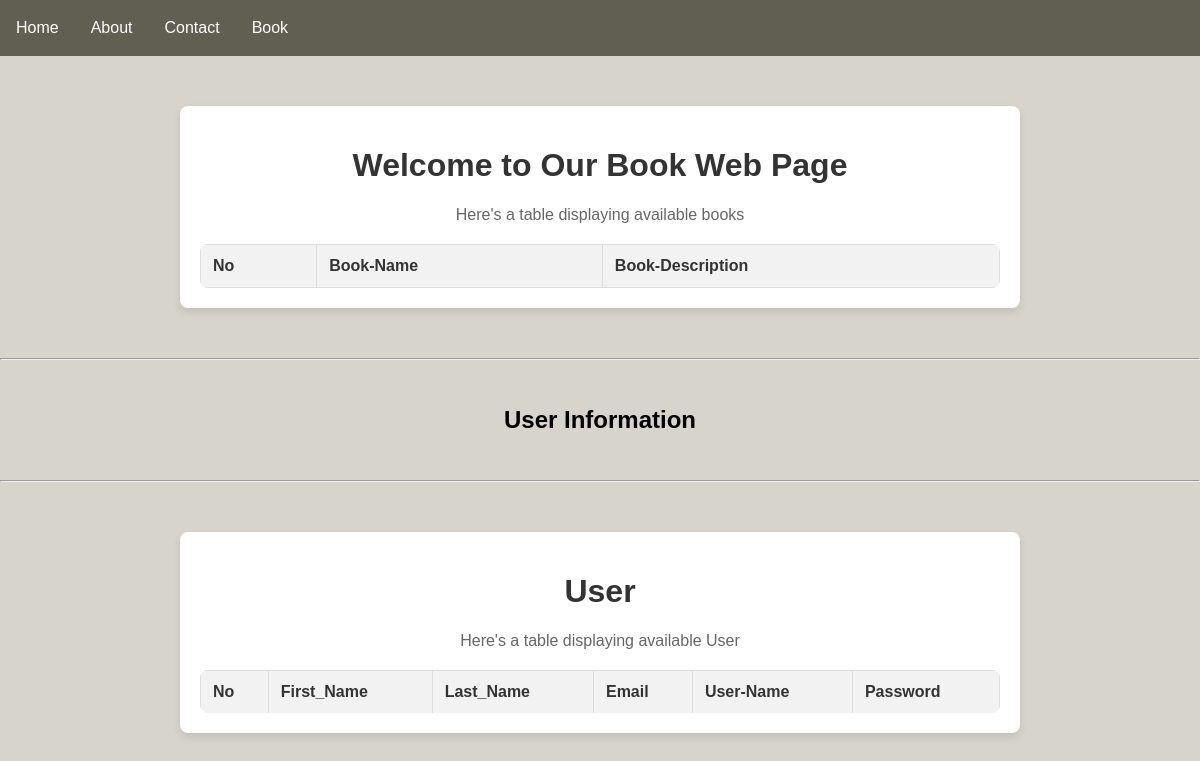
The app's page /, older data.
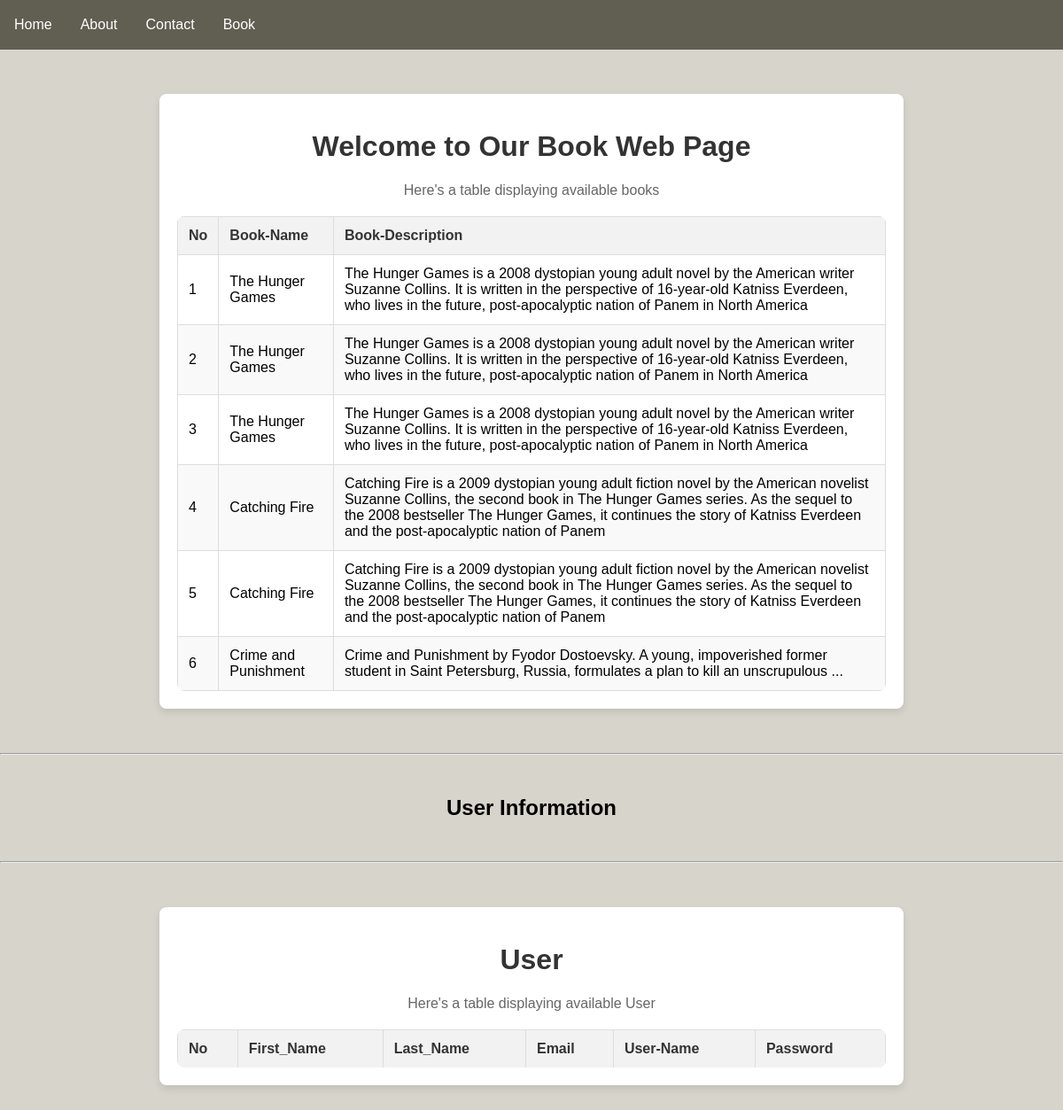
The same page, newer data.
### book/models.py (models this page shows)
class Book(models.Model):
    user = models.ForeignKey(User , on_delete=models.SET_NULL , null=True , blank= True)
    book_title = models.CharField(max_length=200)
    book_description = models.TextField()
    book_image=models.ImageField(upload_to="book_images")
    book_view_count = models.IntegerField(default=1)

### home/views.py (the view)
# urls.py: 2. Add a URL to urlpatterns:  path('', views.home, name='home')
def home(request):
    q1=Book.objects.all()
    users = User.objects.all()
    print (q1)
    print (users)
    return render(request,"index.html", context={'page':'welocome', 'book':q1,'user':users})

### home/templates/index.html (shortened to what this page needs)
{% extends "base.html" %}
{% block nev %}
</head>
<body>
<div class="container">
    <h1>Welcome to Our Book Web Page</h1>
    <p>Here's a table displaying available books </p>
    <table>
        <thead>
            <tr>
                <th>No</th>
                <th>Book-Name</th>
                <th>Book-Description</th>
            </tr>
        </thead>
        <tbody>
            {% if book %}
            {% for books in book %}
            <tr>
                <td>{{ forloop.counter }}</td>
                <td>{{ books.book_title }}</td>
                <td>{{ books.book_description }}</td>
            </tr>
            {% endfor %}
            {% endif %}
        </tbody>
    </table>
</div>
    <hr>
    <br>
    <h2 align="center">User Information</h2>
    <br>
    <hr>
<div class="container">
    <table>
        <h1>User</h1>
        <p>Here's a table displaying available User</p>
        <thead>
            <th>No</th>
            <th>First_Name</th>
            <th>Last_Name</th>
            <th>Email</th>
            <th>User-Name</th>
            <th>Password</th>
    </table>
</div>
</body>
</html>
{% endblock nev %}

Row changes from the older to the newer data that the page shows:
added Book: book_title "The Hunger Games", book_description "The Hunger Games is a 2008 dystopian young adult novel by the American writer Suzanne Collins. It is written in the perspective of 16-year-old Katniss Everdeen, who lives in the future, post-apocalyptic nation of Panem in North America"
added Book: book_title "The Hunger Games", book_description "The Hunger Games is a 2008 dystopian young adult novel by the American writer Suzanne Collins. It is written in the perspective of 16-year-old Katniss Everdeen, who lives in the future, post-apocalyptic nation of Panem in North America"
added Book: book_title "The Hunger Games", book_description "The Hunger Games is a 2008 dystopian young adult novel by the American writer Suzanne Collins. It is written in the perspective of 16-year-old Katniss Everdeen, who lives in the future, post-apocalyptic nation of Panem in North America"
added Book: book_title "Catching Fire", book_description "Catching Fire is a 2009 dystopian young adult fiction novel by the American novelist Suzanne Collins, the second book in The Hunger Games series. As the sequel to the 2008 bestseller The Hunger Games, it continues the story of Katniss Everdeen and the post-apocalyptic nation of Panem"
added Book: book_title "Catching Fire", book_description "Catching Fire is a 2009 dystopian young adult fiction novel by the American novelist Suzanne Collins, the second book in The Hunger Games series. As the sequel to the 2008 bestseller The Hunger Games, it continues the story of Katniss Everdeen and the post-apocalyptic nation of Panem"
added Book: book_title "Crime and Punishment", book_description "Crime and Punishment by Fyodor Dostoevsky. A young, impoverished former student in Saint Petersburg, Russia, formulates a plan to kill an unscrupulous ..."
